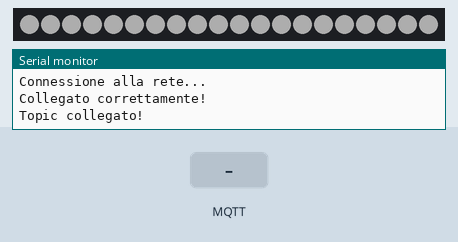
Recording of a sketch running on a simulated Arduino MKR. Parts: 20 RGB LEDs in strip order, left to right, the last lines printed to the serial monitor. The inputs (shaded band) are chosen by the test bench. Dim RGB values are drawn brighter than linear; WiFi joins after 1.5 s; servers stay silent unless stated; no MQTT or app messages arrive unless stated.

Above: at 2.7 s.
2.8 s: MQTT message "red" arrives on the first subscribed topic
At 3.9 s:
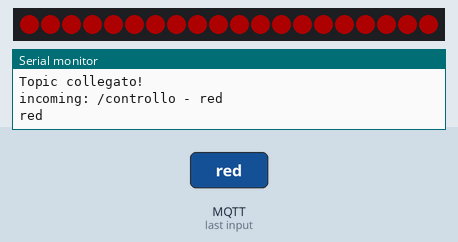
4.3 s: MQTT message "green" arrives on the first subscribed topic
At 4.9 s:
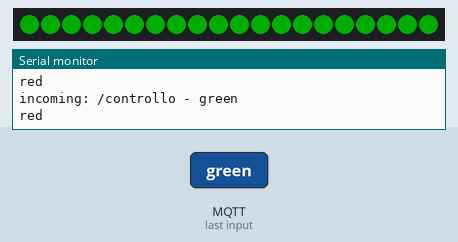
5.8 s: MQTT message "blue" arrives on the first subscribed topic
At 7.2 s:
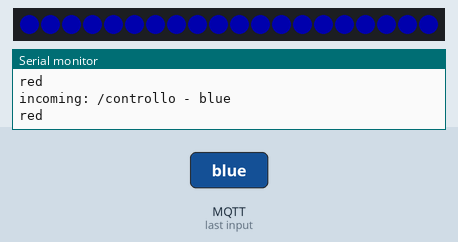
Timing chart, 0 to 8.8 s (numbered marks = the images above; inputs shaded):
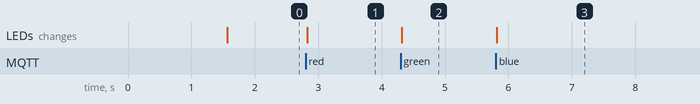

Measured:
- after the input at 2.8 s, the LEDs: change at once (image 1)
- after the input at 4.3 s, the LEDs: change at once (image 2)
- after the input at 5.8 s, the LEDs: change at once (image 3)

The sketch:

Progettino.ino
```cpp
#include <Adafruit_NeoPixel.h>
#define LED_PIN 3
#define LED_COUNT 20
Adafruit_NeoPixel strip(LED_COUNT, LED_PIN, NEO_GRB + NEO_KHZ800);

/*##################################### CONF DI MQTT ######################################*/

#define BROKER_IP    "192.168.1.57"
#define DEV_NAME     "mqttdevice"
#define MQTT_USER    "test"
#define MQTT_PW      "test"
const char ssid[] = "TIM-19640501";
const char pass[] = "gstSYZuwdfIaAwnVq5knVcaj";

/*############################### FINE CONFIGUURAZIONE MQTT ####################*/

#include <MQTT.h>
#ifdef ARDUINO_SAMD_MKRWIFI1010
#include <WiFiNINA.h>
#elif ARDUINO_SAMD_MKR1000
#include <WiFi101.h>
#elif ESP8266
#include <ESP8266WiFi.h>
#else
#error unknown board
#endif

WiFiClient net;
MQTTClient client;
unsigned long lastMillis = 0;

int mode = 0; // Questa variabile controlla il colore

/* ##################### Funzioni connessione  ############################*/

void connect() {
 Serial.print("Controllo Wi-Fi...");
 while (WiFi.status() != WL_CONNECTED) {
   Serial.print(".");
   delay(1000);
 }
 Serial.print("\nConnessione alla rete...");
 while (!client.connect(DEV_NAME, MQTT_USER, MQTT_PW)) {
   Serial.print(".");
   delay(1000);
 }
 Serial.println("\nCollegato correttamente!");
 client.subscribe("/controllo"); //SUBSCRIBE TO TOPIC /controllo
 Serial.println("\nTopic collegato!");
}

void messageReceived(String &topic, String &payload) {
 Serial.println("incoming: " + topic + " - " + payload);
 if(payload == "off")
  mode = 0;
 else
   if (payload == "red"){
    Serial.println("red");
    mode = 1;
   }
    else
      if(payload == "green"){
        Serial.println("red");
        mode = 2;
      }
        else
          if(payload == "blue"){
            Serial.println("red");
            mode = 3;
          }
            else {
              Serial.println("white");
              mode = 4;
            }

}


/* ################### La lampada ############## */

void setup() {
  strip.begin();           // INITIALIZE NeoPixel strip object (REQUIRED)
  strip.show();            // Turn OFF all pixels ASAP
  strip.setBrightness(50); // Set BRIGHTNESS
  Serial.begin(115200);
  Serial.println("\nAvvio/Reset lampada");
  WiFi.begin(ssid, pass);
  client.begin(BROKER_IP, 1883, net);
  client.onMessage(messageReceived);
  mode = 4; //Inizializziamo a bianco
  connect();
}

void loop() {
    client.loop();
    client.onMessage(messageReceived);
    switch(mode) {           // Start the new animation...
        case 0:
          colorWipe(strip.Color(  0,   0,   0));    // Black/off
          break;
        case 1:
          colorWipe(strip.Color(255,   0,   0));    // Red
          break;
        case 2:
          colorWipe(strip.Color(  0, 255,   0));    // Green
          break;
        case 3:
          colorWipe(strip.Color(  0,   0, 255));    // Blue
          break;
        case 4:
          colorWipe(strip.Color(  255,  255, 255));    // White
          break;
    }
}


void colorWipe(uint32_t color) {
  for(int i=0; i<strip.numPixels(); i++) { // For each pixel in strip...
    strip.setPixelColor(i, color);         //  Set pixel's color (in RAM)
    strip.show();                          //  Update strip to match
  }
}
```
